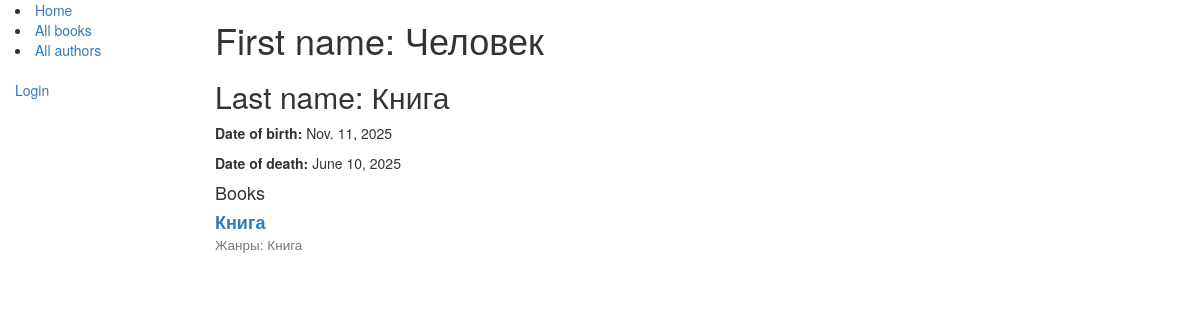
The page /catalog/author/1/ on the database as committed earlier.
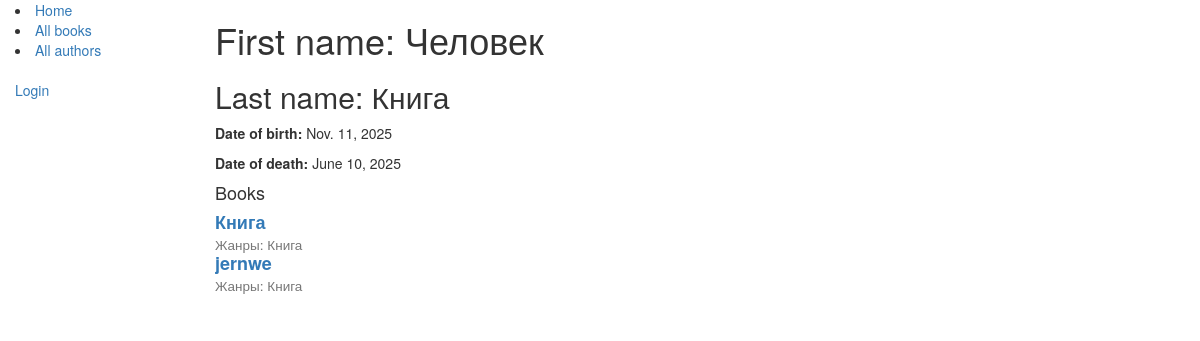
The same page on the database as committed later.
### catalog/models.py (models this page shows, shortened)
class Book(models.Model):
    title = models.CharField(max_length=200)
    author = models.ForeignKey('Author', on_delete=models.SET_NULL, null=True,)
    summary = models.TextField(max_length=1000, help_text="Enter a brief description of the book")
    isbn = models.CharField('ISBN',max_length=13, help_text='13 Character <a href="https://www.isbn-international.org/content/what-isbn">ISBN number</a>')
    genre = models.ManyToManyField(Genre, help_text="Select a genre for this book")
    def display_genre(self):
        """
        Creates a string for the Genre. This is required to display genre in Admin.
        """
        return ', '.join([genre.name for genre in self.genre.all()[:3]])
    display_genre.short_description = 'Genre'
    def get_absolute_url(self):
        return reverse('book-detail', args=[str(self.id)])
    display_genre.short_description = 'Genre'

class Genre(models.Model):
    name = models.CharField(max_length=200, help_text="Enter a book genre (e.g. Science Fiction, French Poetry etc.)")

### catalog/views.py (the view)
# urls.py: path('author/<int:pk>/', views.author_detail, name='author-detail'),
def author_detail(request, pk):
    author = get_object_or_404(Author, pk=pk)
    books = Book.objects.filter(author=author)
    context = {'author': author}
    context = {
        'author': author,
        'books': books,  # Добавляем книги в контекст
        'book_count': books.count(),  # Количество книг автора
    }
    return render(request, 'catalog/author_detail.html', context)

### catalog/templates/catalog/author_detail.html (shortened to what this page needs)
{% extends "base_generic.html" %}
{% block content %}
    <h1>First name: {{ author.first_name}}</h1>
    <h2>Last name: {{ author.last_name}}</h2>
    <p><strong>Date of birth:</strong> {{ author.date_of_birth }} </p>
    <p><strong>Date of death:</strong> {{ author.date_of_death }} </p>
    <div>
        <h4>Books<h4>
         <ul class="list-group">
            {% for book in books %}
            <div>
                <a href="{{ book.get_absolute_url }}">
                    <strong>{{ book.title }}</strong>
                </a>
                {% if book.genre.all %}
                <br>
                <small>Жанры:
                    {% for genre in book.genre.all %}
                        {{ genre.name }}{% if not forloop.last %}, {% endif %}
                    {% endfor %}
                </small>
                {% endif %}
            </div>
            {% endfor %}
        </ul>
    </div>
{% endblock %}

Rows that differ between the two databases and show on the page:
added Book: title "jernwe", Genre (name "Книга")
